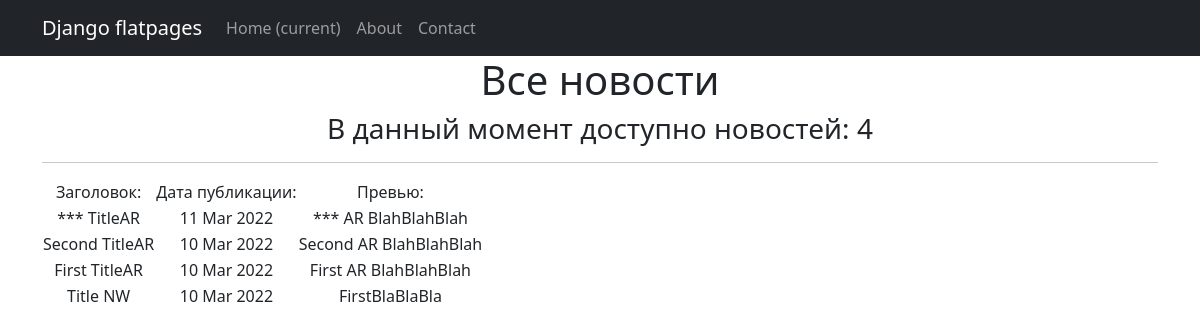
Page /news/ on the committed database.
### News/models.py (models this page shows, shortened)
class Post (models.Model):
    author = models.ForeignKey(Author, on_delete=models.CASCADE)
    NEWS = 'NW'
    ARTICLE = 'AR'
    CATEGORY_CHOICES = (
        (NEWS, 'Новость'),
        (ARTICLE, 'Статья'),
    )
    categoryType = models.CharField(max_length=2, choices=CATEGORY_CHOICES, default=ARTICLE)
    dateCreation = models.DateTimeField(auto_now_add=True)
    postCategory = models.ManyToManyField(Category, through='PostCategory')
    title = models.CharField(max_length=128)
    text = models.TextField()
    rating = models.SmallIntegerField(default=0)

### News/views.py (the view)
# urls.py: path("", PostList.as_view()),
class PostList(ListView):
    model = Post
    template_name = "posts.html"
    context_object_name = "posts"
    queryset = Post.objects.order_by('-dateCreation')

### News/templatetags/custom_filters.py (called while the page is built)
@register.filter(name='Censor')
def censor(value):
    cens = ['брань', 'Third']
    for i in cens:
        if i in value:
            value = value.replace(i, '***')
    return value

### templates/posts.html (shortened to what this page needs)
{% extends 'NewsPortal/default.html' %}
{% load custom_filters %}
{% block content %}
    <h1>Все новости</h1>
    <h3> В данный момент доступно новостей: {{ posts|length }} </h3>
    <hr>
    {% if posts %}
        <table>
            <tr>
                <td>
                    Заголовок:
                </td>
                <td>
                    Дата публикации:
                </td>
                <td>
                    Превью:
                </td>
            </tr>
        {% for post in posts %}
            <tr>
                <td>
                    {{ post.title|Censor }}
                </td>
                <td>
                    {{ post.dateCreation|date:'d M Y' }}
                </td>
                <td>
                    {{ post.text|truncatechars:50|Censor }}
                </td>
            </tr>
        {% endfor %}
        </table>
    {% else %}
        <h2>Новостей нет!</h2>
    {% endif %}
{% endblock content %}

### templates/NewsPortal/default.html (shortened to what this page needs)
<!DOCTYPE html>
<html lang="en">
<head>
    {% load static %}
    <link href="{% static 'css/styles.css' %}" rel="stylesheet"/>
</head>
<body>
<nav class="navbar navbar-expand-lg navbar-dark bg-dark static-top">
    <div class="container">
        <a class="navbar-brand" href="#">Django flatpages</a>
        <div class="collapse navbar-collapse" id="navbarResponsive">
            <ul class="navbar-nav ml-auto">
                <li class="nav-item active">
                    <a class="nav-link" href="#">Home
                        <span class="sr-only">(current)</span>
                    </a>
                </li>
                <li class="nav-item">
                    <a class="nav-link" href="/about/">About</a>
                </li>
                <li class="nav-item">
                    <a class="nav-link" href="/contacts/">Contact</a>
                </li>
            </ul>
        </div>
    </div>
</nav>
<div class="container">
    <div class="row">
        <div class="col-lg-12 text-center">
            {% block content %}{% endblock content %}
        </div>
    </div>
</div>
</body>
</html>

### rows in the picture
Post: title|Censor "*** TitleAR", dateCreation "11 Mar 2022", text|Censor "*** AR BlahBlahBlah"
Post: title|Censor "Second TitleAR", dateCreation "10 Mar 2022", text|Censor "Second AR BlahBlahBlah"
Post: title|Censor "First TitleAR", dateCreation "10 Mar 2022", text|Censor "First AR BlahBlahBlah"
Post: title|Censor "Title NW", dateCreation "10 Mar 2022", text|Censor "FirstBlaBlaBla"

### other values in the picture
{{ posts|length }} "4"
